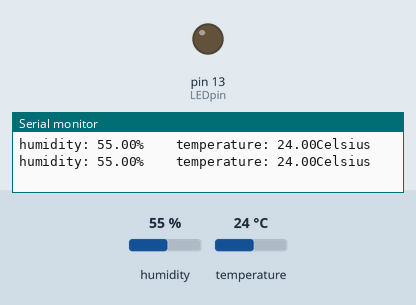
Bench run of a sketch on a simulated Arduino Uno, built with avr-gcc and run on an emulated ATmega328P. Parts: output pins drawn as LEDs (lit = HIGH), the last lines printed to the serial monitor. Inputs (shaded band) come from the test bench; at power-on: humidity 55 %, temperature 24 °C.

Above: at 2.8 s.
2.9 s: humidity set to 69 %
5.6 s: humidity set to 72 %
At 6.9 s:
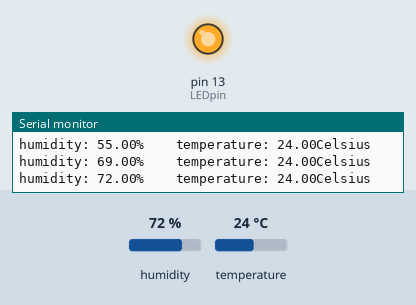
8.3 s: humidity set to 22 %
At 10.5 s:
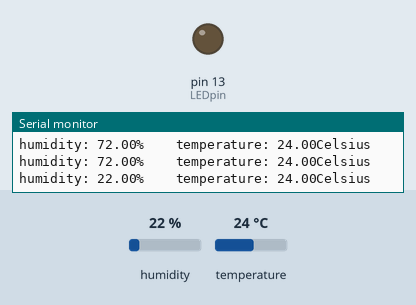
11.5 s: humidity set to 88 %
At 13.4 s:
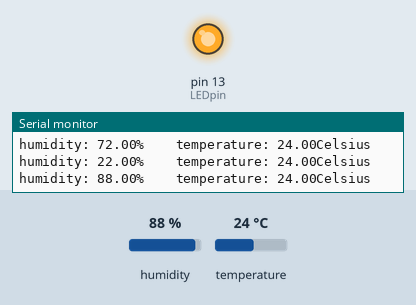
Timing chart, 0 to 14.9 s (numbered marks = the images above; inputs shaded):
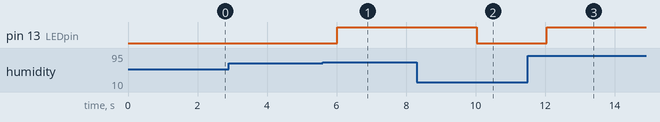

The sketch:

_5_temp_hum.ino
```cpp
/*
  Temperature and Humidity Sensor

  Connect the DHT-22, also named as AM2302, a relative humidity and temperature sensor to an Arduino, and turn on an LED with an 'IF' statement.
  In this code the LED turn on if the relative humidity is higher than 70%, which could be achieved by breathing very closely to the sensor.
  Display the read values on the Serial Monitor.

  Input:
  1x DHT-22 (AM2302)
  1x 10KΩ resistor
  Output:
  1x 5mm LED
  1x 220Ω resistor

  created July 1st, 2015
  by Michalis Vasilakis <www.ardumotive.com>

  modified December 24th, 2017
  by Orion Campos <www.orioncampos.com> <https://github.com/orion-campos>
*/

//connected pins
int LEDpin = 13;
//insert library
#include <dht.h>
dht DHT;
#define DHT22_PIN 2 //because of this specific library, this is the necessary way to inform the Arduino that the DHT22 sensor is connected on pin 2
//variables
float hum;
float temp;

//the setup routine runs once
void setup()
{
  Serial.begin(9600); //begin serial communication at 9600 baud rate
  pinMode(LEDpin, OUTPUT); //set the LED as an output
}

// the loop routine runs over and over
void loop()
{
  //because of this specific library, the normal 'digitalRead' command of Arduino, is substituded by the following comands to store humidity and temperature
  int chk = DHT.read22(DHT22_PIN);
  hum = DHT.humidity;
  temp = DHT.temperature;
  if (hum > 70) //if the humidity is higher than 70%
  {
    digitalWrite(LEDpin, HIGH); //LED is on
  }
  else
  {
    digitalWrite(LEDpin, LOW); //LED is off
  }
  //display the desired information on the Serial Monitor
  Serial.print("humidity: ");
  Serial.print(hum);
  Serial.print("%");
  Serial.print("    ");
  Serial.print("temperature: ");
  Serial.print(temp);
  Serial.println("Celsius");
  //wait two seconds
  delay(2000);
}
```

Measured:
- the behaviour switches between 70 and 71 % on humidity (found by bisection; images 0 and 1)
- after the input at 5.6 s, pin 13 (LEDpin): LOW → HIGH after 0.42 s
- after the input at 8.3 s, pin 13 (LEDpin): HIGH → LOW after 1.7 s
- after the input at 11.5 s, pin 13 (LEDpin): LOW → HIGH after 0.54 s
